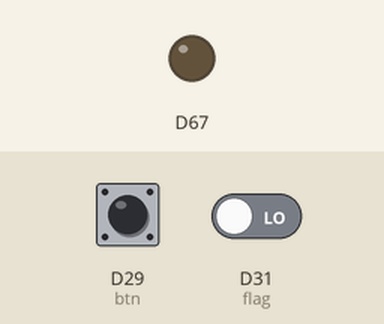
Simulated run of this sketch. Board: Arduino Due. Shown: output pins drawn as LEDs (lit = HIGH). Inputs (shaded band) come from the test bench; at power-on: D29 (btn) LOW, D31 (flag) LOW. What the sketch prints to the serial monitor is not drawn.

Above: at 1.2 s.
1.3 s: D29 (btn) pulled HIGH for 0.15 s
At 1.36 s:
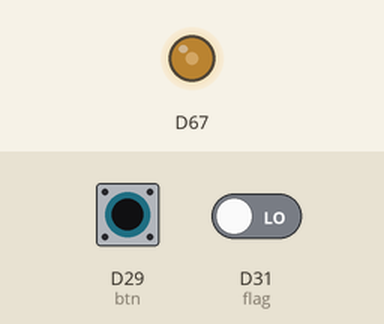
Timing chart, 0 to 4.3 s (numbered marks = the images above; inputs shaded):
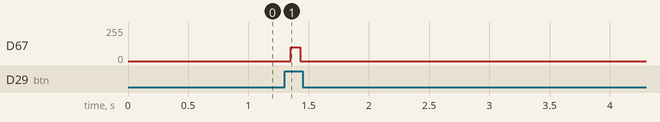

Measured:
- after the input at 1.3 s, D67: 0/255 → 103/255 after 0.05 s, → 0/255 0.08 s later

The sketch:

DAC.ino
```cpp
//DAC program by Owen Christopher Chu (26921308)
//This program is used for the Arduino Due for use as a DAC interface.
//The ports listed under the 8 element array "digit[]" are the pin numbers used for data input from the FPGA.
//An extra pin is used to receive an activation signal from the FPGA, listed under "flag".
//When the flag returns a 1, the Arduino will read the "digit" pins and save the information in the 2D array "data".
//Once all 127 bits have been read, the board will modulate the data and output it through the DAC1 analog output pin.
//The incoming data will also be printed to the console for users to check.
//If there is only 1 FPGA available to test the receiving half of the system, the "sample_data[][]" 2D array with pre-filled data will be used instead of reading data from the FPGA.
//This can be changed by changing the value of the "mode" variable. This variable should only be set as either 0 or 1.
//If only the receiving half of the system is being tested, a different port will be used to receive a signal from the FPGA, telling the board to being transmitting the pre-filled data.
//The pin number used for this activation pin is listed under the variable "btn".

byte pack       = 0b00;

int flag        = 31;
int dly         = 1198;
int digit[8]    = {53, 51, 49, 47, 45, 43, 41, 39};
int pattern[8];
int data[16][8];
int mode = 1;

int sample_data[16][8] =  {                                                //The full 127-bit sequence the PRBS will output. Used to check for errors when only 1 FPGA is available.
                          {0, 0, 0, 0, 0, 0, 1, 0},
                          {0, 0, 0, 0, 1, 1, 0, 0},
                          {0, 0, 1, 0, 1, 0, 0 ,0},
                          {1, 1, 1, 1, 0, 0, 1, 0},
                          {0, 0, 1, 0, 1, 1, 0, 0},
                          {1, 1, 1, 0, 1, 0, 1, 0},
                          {0, 1, 1, 1, 1, 1, 0, 1},
                          {0, 0, 0, 0, 1, 1, 1, 0},
                          {0, 0, 1, 0, 0, 1, 0, 0},
                          {1, 1, 0, 1, 1, 0, 1, 0},
                          {1, 1, 0, 1, 1, 1, 1, 0},
                          {1, 1, 0, 0, 0, 1, 1, 0},
                          {1, 0, 0, 1, 0, 1, 1, 1},
                          {0, 1, 1, 1, 0, 0, 1, 1},
                          {0, 0, 1, 0, 1, 0, 1, 0},
                          {1, 1, 1, 1, 1, 1, 1, 0}};

int flg_dat;
int old_flg;
int cntr;
int flg_read;
int btn = 29;
int button;
int old_button;

// the setup routine runs once when you press reset:
void setup() {                                                            //Setting the state of the input pins. The DAC pin doesn't need to be set as it can only be used for output.
  Serial.begin(9600);                                                     //Baud rate set for printing information to the console.
  pinMode(flag    , INPUT);
  pinMode(digit[0], INPUT);
  pinMode(digit[1], INPUT);
  pinMode(digit[2], INPUT);
  pinMode(digit[3], INPUT);
  pinMode(digit[4], INPUT);
  pinMode(digit[5], INPUT);
  pinMode(digit[6], INPUT);
  pinMode(digit[7], INPUT);
  pinMode(btn, INPUT);
}

// the loop routine runs over and over again forever:
void loop() {
  flg_dat = digitalRead(flag);
  button  = digitalRead(btn);
  if(((button && !old_button) && mode == 1) || (flg_dat && !old_flg))     //Triggers the modulation and output loop on the positive edge of either "flag" or "button", depending on the mode.
  {
    if(mode == 0)                                                         //Triggers data to be read when mode is set to 0.
    {
      for(int i = 0; i < 8; i++)
      {
        data[cntr][i] = digitalRead(digit[i]);
      }
      cntr++;
    }

    if(cntr >= 16 || mode == 1);
    {
      analogWrite(DAC1, 255);                                             //Simple header of the maximum value to trigger the ADC to start storing the modulated data.
      delayMicroseconds(dly);
      analogWrite(DAC1, 0);
      delayMicroseconds(dly);
      for(int j = 0; j < 16; j++)
      {
        for(int i = 0; i < 8; i = i + 2)                                  //Combining 2 bits into a single binary variable for use in the modulation process.
        {
          if(mode == 0)
          {
            bitWrite(pack, 0, data[j][i]);
            bitWrite(pack, 1, data[j][i+1]);

            Serial.print(data[j][i]);                                     //Outputs the data to the console for error checking.
            Serial.print(data[j][i+1]);
          }
          else
          {
            bitWrite(pack, 0, sample_data[j][i]);
            bitWrite(pack, 1, sample_data[j][i+1]);

            Serial.print(sample_data[j][i]);                              //Outputs the sample data to the console for error checking.
            Serial.print(sample_data[j][i+1]);
          }


          switch(pack)                                                    //Switch case to determine what voltage level should be sent based on the binary variable.
          {
            case 0b00:
              analogWrite(DAC1, 0);
              break;
            case 0b01:
              analogWrite(DAC1, 85);
              break;
            case 0b11:
              analogWrite(DAC1, 170);
              break;
            case 0b10:
              analogWrite(DAC1, 255);
              break;
            default:
              analogWrite(DAC1, 0);
              break;
          }
          delayMicroseconds(dly);                                         //Delay set to allow for the ADC to read the modulated data and prevent desync between the two boards.
        }
      }
      analogWrite(DAC1, 0);                                               //Reset the analog output pin
      Serial.print("\n");
      cntr = 0;
    }
  }
  old_flg = flg_dat;                                                      //Saving the current state of "flag" and "button" to provide edge detection.
  old_button = button;
}
```
